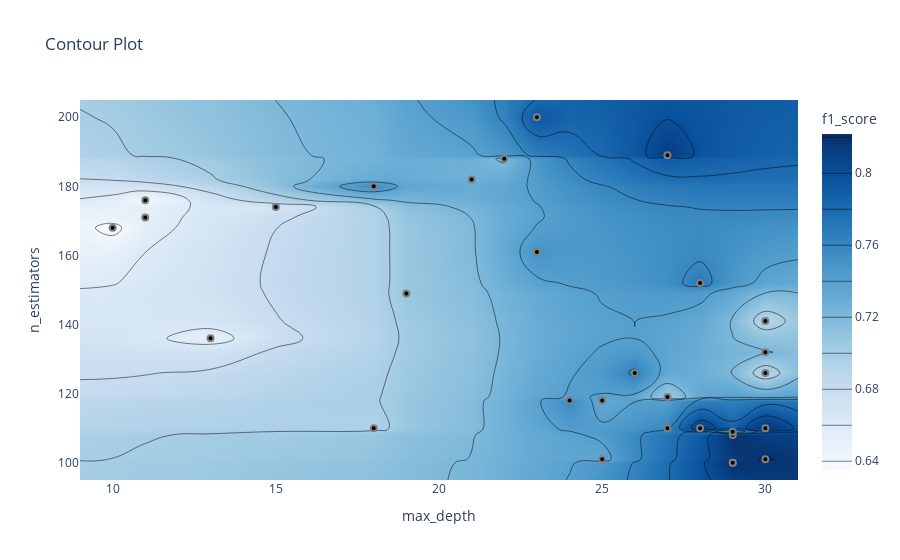

The notebook cell this image was saved under:
### Markdown cell above
График контура отношений гиперпараметров

Он показывает связь между различными комбинациями гиперпараметров и значение метрики для этих комбинаций в виде контурного графика.

### Code cell
optuna.visualization.plot_contour(study, params=["max_depth", "n_estimators"],
                                  target_name="f1_score")

### Figure 1 — Plotly figure (JSON) as saved in the notebook; plotly's stock layout.template omitted (floating-point values rounded to 4 significant figures; data arrays with more than 128 entries replaced by an {"elided": "..."} marker saying what was removed)
{"data": [{"colorbar": {"title": {"text": "f1_score"}}, "colorscale": [[0, "rgb(247,251,255)"], [0.125, "rgb(222,235,247)"], [0.25, "rgb(198,219,239)"], [0.375, "rgb(158,202,225)"], [0.5, "rgb(107,174,214)"], [0.625, "rgb(66,146,198)"], [0.75, "rgb(33,113,181)"], [0.875, "rgb(8,81,156)"], [1, "rgb(8,48,107)"]], "connectgaps": true, "contours": {"coloring": "heatmap"}, "hoverinfo": "none", "line": {"smoothing": 1.3}, "reversescale": false, "type": "contour", "x": [9, 10, 11, 13, 15, 18, 19, 21, 22, 23, 24, 25, 26, 27, 28, 29, 30, 31], "y": [95, 100, 101, 108, 109, 110, 118, 119, 126, 132, 136, 141, 149, 152, 161, 168, 171, 174, 176, 180, 182, 188, 189, 200, 205], "z": {"elided": "25x18 float values"}}, {"marker": {"color": "black", "line": {"color": "Grey", "width": 2}}, "mode": "markers", "showlegend": false, "type": "scatter", "x": [22, 18, 11, 27, 21, 13, 15, 11, 30, 10, 29, 29, 25, 30, 25, 27, 24, 18, 28, 30, 23, 29, 27, 30, 26, 29, 30, 19, 28, 23], "y": [188, 180, 171, 189, 182, 136, 174, 176, 141, 168, 108, 100, 101, 101, 118, 119, 118, 110, 152, 132, 200, 100, 110, 110, 126, 109, 126, 149, 110, 161]}], "layout": {"title": {"text": "Contour Plot"}, "xaxis": {"range": [9, 31], "title": {"text": "max_depth"}}, "yaxis": {"range": [95, 205], "title": {"text": "n_estimators"}}}}
